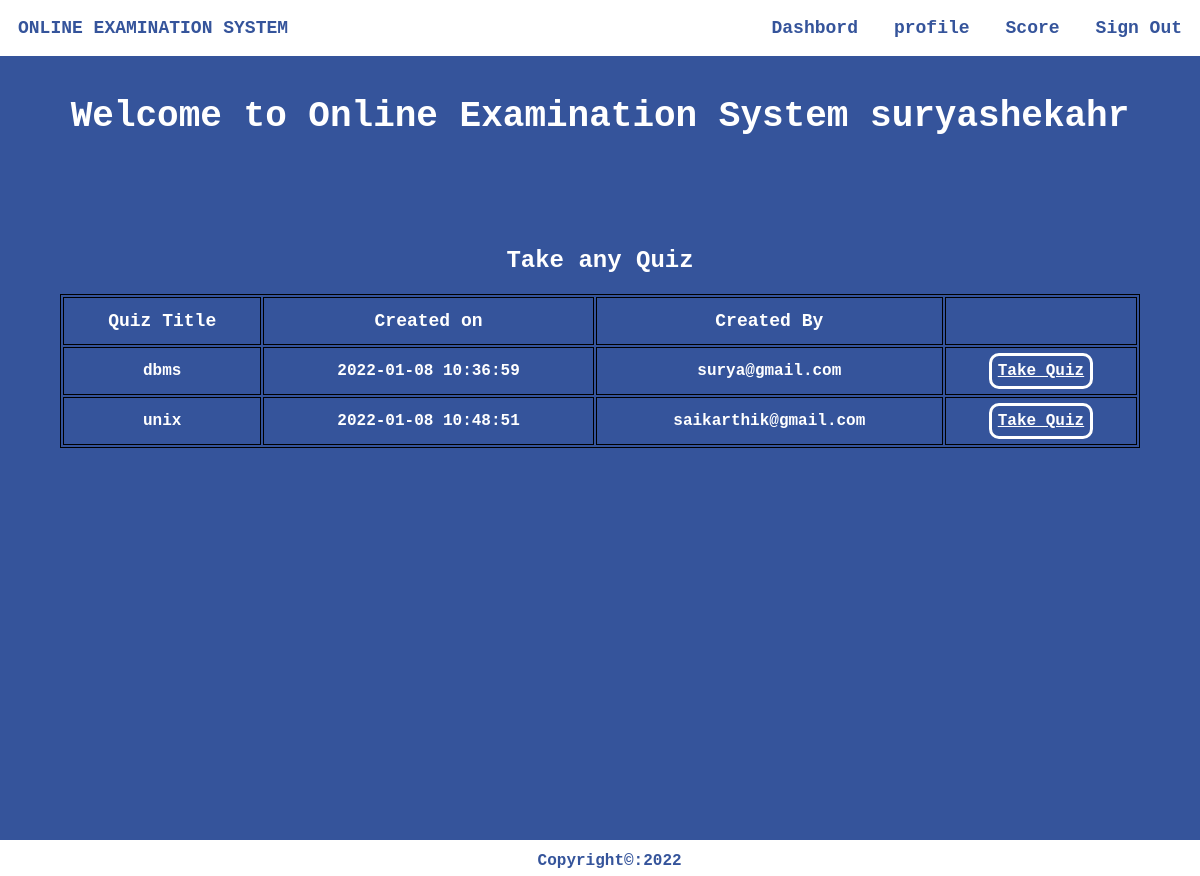
The page /homestud.php (signed in) on the database its author committed.
### tables this page shows
CREATE TABLE `staff` (
  `staffid` varchar(10) NOT NULL,
  `name` varchar(20) NOT NULL,
  `mail` varchar(30) NOT NULL,
  `phno` varchar(10) NOT NULL,
  `gender` varchar(1) NOT NULL,
  `DOB` varchar(10) NOT NULL,
  `pw` varchar(200) NOT NULL,
  `dept` varchar(3) DEFAULT NULL
);

CREATE TABLE `quiz` (
  `quizid` int(11) NOT NULL,
  `quizname` varchar(20) NOT NULL,
  `date_created` timestamp NOT NULL DEFAULT current_timestamp(),
  `mail` varchar(30) DEFAULT NULL
);

### homestud.php (the view, shortened to what this page needs)
<html>
<head>
</head>
<?php
require_once 'sql.php';
                $conn = mysqli_connect($host, $user, $ps, $project);if (!$conn) {
    echo "<script>alert(\"Database error retry after some time !\")</script>";
}
?>
<body style="color: #fff !important;font-weight:bolder;margin: 0 !important;font-weight: bolder !important;font-family: 'Courier New', Courier, monospace;">
    <div style="background-color: #35549b;height: 70vw;">
        <div class="navbar" style="display: inline-flex;width: 100%;color:#35549b;position:fixed;">
            <section style="margin: 1.5vw;">ONLINE EXAMINATION SYSTEM</section>
            <ul style="display: inline-flex;padding: 0 !important;margin: 0;float: right;right: 0;position: fixed;width: 50vw;">
                <li onclick="dash()">Dashbord</li>
                <li onclick="prof()">profile</li>
                <li onclick="score()">Score</li>
                <li onclick="lo()">Sign Out</li>
            </ul>
        </div><br><br>
        <?php
        $type1 = $_SESSION["type"];
        $username1 = $_SESSION["username"];
        $sql = "select * from " . $type1 . " where mail='{$username1}'";
        $res =   mysqli_query($conn, $sql);
        if ($res == true) {
            while ($row = mysqli_fetch_array($res)) {
                $dbname = $row['name'];
            }
        }
        ?>
        <center><section style="width:100vw;margin:0vw;margin-top:5vw;font-size:3vw;">Welcome to Online Examination System&nbsp;<?php echo $dbname ?></section></center>
        <section "height: 66vw color:#fff !important;"><br><br><br><br><br>
        <?php
            $sql ="select * from quiz";
            $res=mysqli_query($conn,$sql);
            if($res)
            {
                echo "<center><h1 style=\"font-size:2vw;\">Take any Quiz</h1></center>";
                echo "<center><table><thead><tr><td>Quiz Title</td><td>Created on</td><td>Created By</td><td>  </td></tr></thead>";
                while ($row = mysqli_fetch_assoc($res)) {
                    echo "<tr><td>".$row["quizname"]."</td><td>".$row["date_created"]."</td><td>".$row["mail"]."</td><td><a id=\"tq\" href='takeq.php?qid=".$row['quizid']."'>Take Quiz</button></tr>";
                }
                echo "</table></center>";
            }
            ?>
        </section>
    </div>
    <?php require("footer.php");?>
</body>
</html>

### homestud.php (style rules this page uses)
li { margin: 1.5vw; font-size: 1.5vw !important; }
ul { list-style: none; width: auto !important; font-weight: 2vw !important; }
.navbar { background-color: white !important; font-size: 1.5vw !important; }
a { text-decoration: none; color: #fff; }
table { width: 90vw; margin-left: 5vw; margin-right: 5vw; align-content: center; border: 1px solid black; }
thead { font-weight:900; font-size: 1.5vw; }
td { width: auto; border: 1px solid black; text-align: center; height: 4vw; font-weight: bold; }
#tq { text-decoration: underline; border: 3px solid #fff; padding: 0.5vw; border-radius: 10px; }

### rows shown on the page
staff: name "suryashekahr"
quiz: quizname "dbms", date_created "2022-01-08 10:36:59", mail "surya@gmail.com"
quiz: quizname "unix", date_created "2022-01-08 10:48:51", mail "saikarthik@gmail.com"
